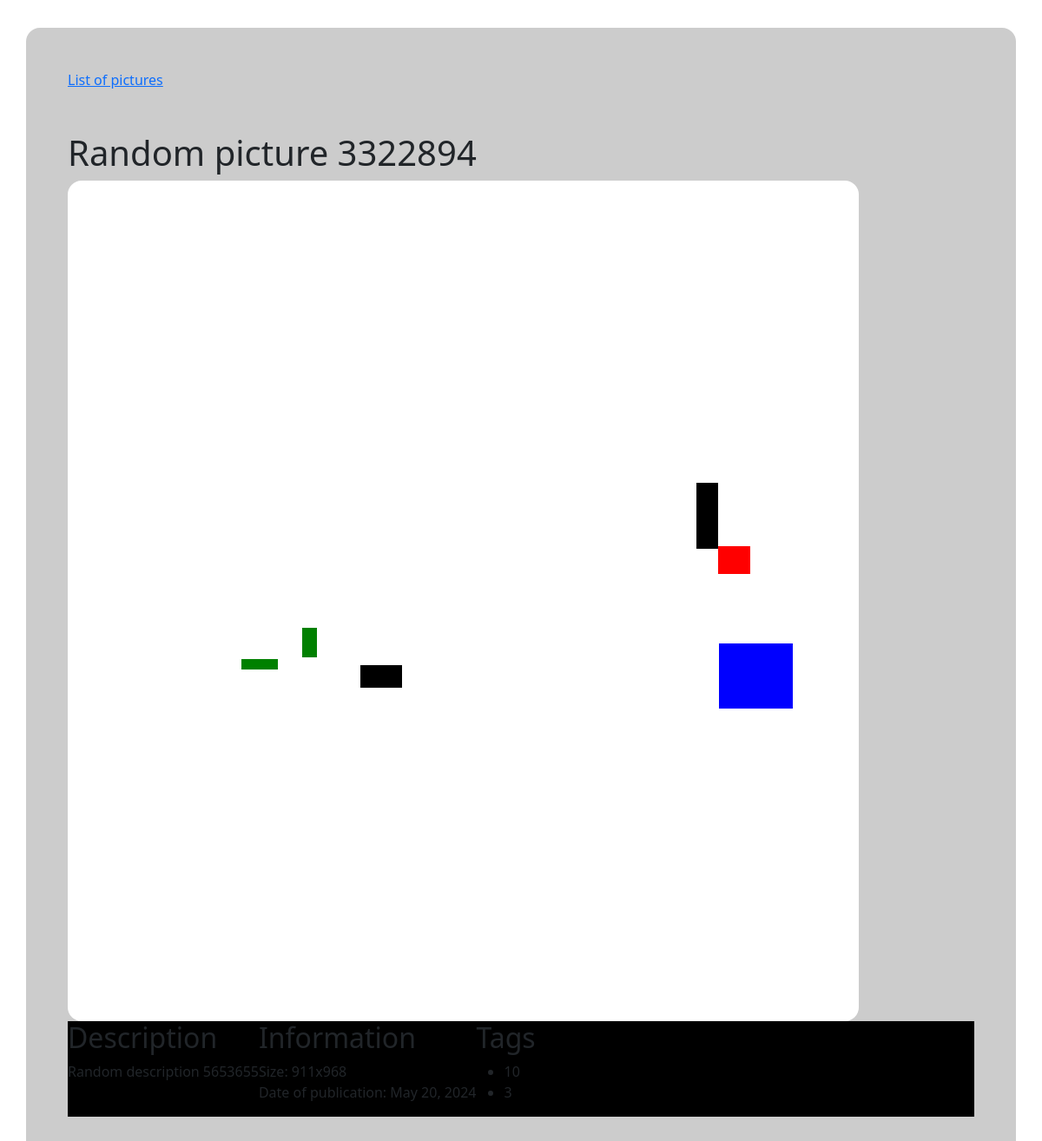
The app's page /5/ with its own data.
### cms/models.py (models this page shows)
class Picture(models.Model):
    id = models.BigAutoField(primary_key=True)
    name = models.TextField('Name of the picture')
    description = models.TextField('Description of the picture', blank=True, default='')
    height = models.PositiveIntegerField('Height of the picture')
    width = models.PositiveIntegerField('Width of the picture')
    date_added = models.DateField('Date the picture was added')
    tags = models.TextField('String of space-separated tags related to the picture', default='')
    editors = models.ManyToManyField(User)

### cms/views.py (the view)
# urls.py: path("<int:id>", views.picture, name="picture"),
def picture(req, id):
    picture = Picture.objects.prefetch_related('rectangles').get(id=id)
    if req.method == 'POST':
        form = RectangleForm(req.POST)
        rect = form.save(commit=False)
        rect.picture_id = id
        if form.is_valid():
            rect.save()
            return redirect('picture', id=id)
    else:
        form = RectangleForm()
    return render(req, 'picture.html', context={
        "picture": picture,
        "auth": req.user.is_authenticated,
        "form": form,
    })

### cms/templates/picture.html (shortened to what this page needs)
{% extends "base.html" %}
{% load crispy_forms_tags %}
{% block body %}
<a href={% url 'index'  %}>List of pictures</a>
<h1> {{picture.name}} </h1>
<svg class="picture_svg" width="{{picture.width}}" height="{{picture.height}}" viewBox="0 0 {{picture.width}} {{picture.height}}" version="1.1" xmlns="http://www.w3.org/2000/svg">
    {% for rectangle in picture.rectangles.all %}
        <rect x="{{rectangle.x}}" y="{{rectangle.y}}" width="{{rectangle.width}}" height="{{rectangle.height}}" fill="{{rectangle.fill}}"></rect>
    {% endfor %}
</svg>
<div class="infopanes">
    {% if picture.description %}
    <div class="infopane">
        <h2> Description </h2>
        {{picture.description}}
    </div>
    {% endif %}
    <div class="infopane">
        <h2> Information </h2>
        Size: {{picture.width}}x{{picture.height}}
        Date of publication: {{picture.date_added}}
    </div>
    {% if picture.tags.split|length > 0 %}
    <div class="infopane">
        <h2> Tags </h2>
        <ul>
            {% for tag in picture.tags.split %}
                <li> {{tag}} </li>
            {% endfor %}
        </ul>
    </div>
    {% endif %}
</div>
{% endblock %}

### cms/static/cms/style.css (style rules this page uses)
.picture_svg { background: white; border-radius: 1rem; }
.infopanes { display: flex; flex-direction: row; background: #000; }

### records on screen
Picture: name "Random picture 3322894", description "Random description 5653655", width "911", height "968", date_added "May 20, 2024"

### other values on screen
{{ tag }} "10" "3"
